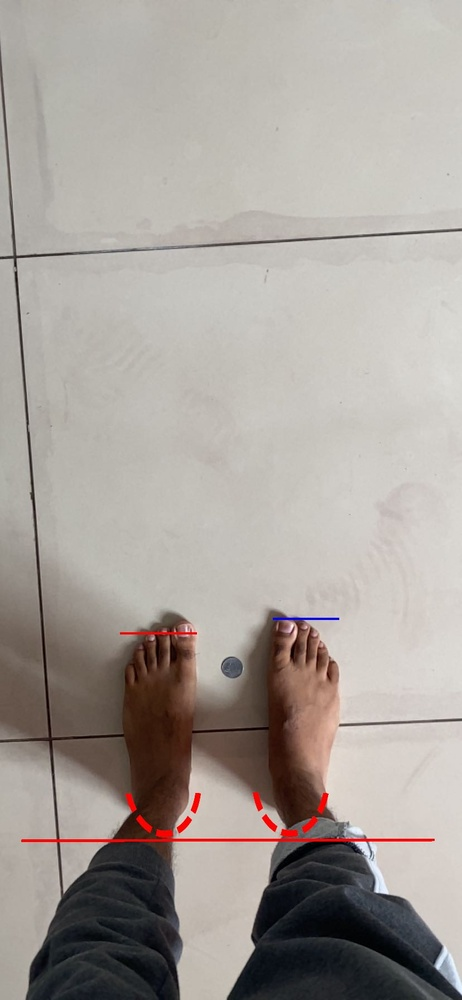
#> input picture size-of-objects/images/floor_coin1.jpg, 462 x 1000 px, shrunk from 828 x 1792 before the run, found by its file name
$ python kumar_code.py
#> lines starting #> are read from the running program, lines starting #| are printed output that depends on the picture
#> further down, image_path is the input picture: shape (1000, 462, 3); mean B, G, R 154.9, 160.6, 167.4
import cv2
import numpy as np
import cv2


def findCircles(image):
    img_gray = cv2.cvtColor(image, cv2.COLOR_BGR2GRAY)
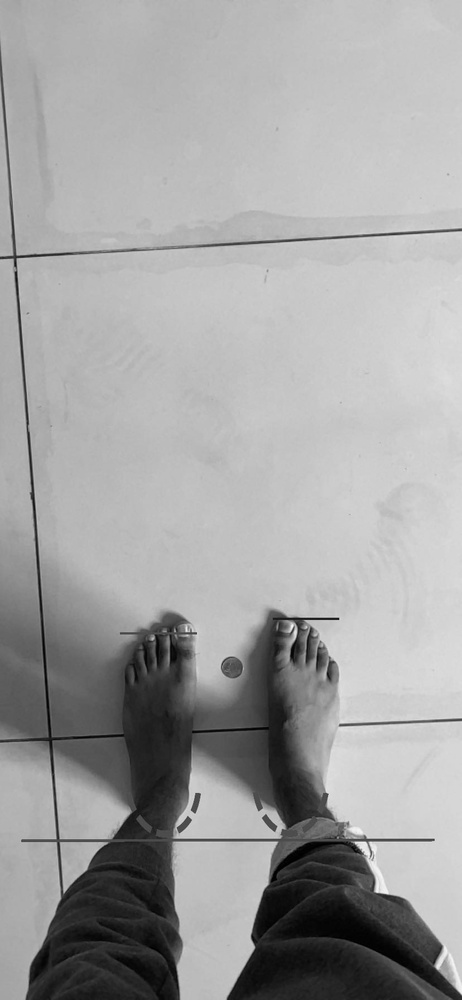
#> img_gray: shape (1000, 462); min 0, max 246, mean 161.9

    img_gray_blur = cv2.medianBlur(img_gray, 5)

    circles = cv2.HoughCircles(img_gray_blur, cv2.HOUGH_GRADIENT, 1.5, 10,
                               param1=100, param2=100, minRadius=25, maxRadius=70)
#> circles = None
    if circles is not None:
        circles = np.uint16(np.around(circles))

        for i in circles[0, :]:
            # draw the outer circle
            cv2.circle(image, (i[0], i[1]), i[2], (255, 0, 0), 2)

            # draw the center of the circle
            cv2.circle(image, (i[0], i[1]), 2, (0, 255, 0), 5)

            cv2.imshow('detected circles', image)
            print('Done')
    return


# Initialize webcam, cap is the object provided by VideoCapture
# It contains a boolean indicating if it was sucessful (ret)
# It also contains the images collected from the webcam (frame)
image_path = cv2.imread('/Users/vaneesh_k/PycharmProjects/Albie_ML/size-of-objects/images/floor_coin1.jpg')

frame = image_path
#    cv2.imshow('Our Live Sketcher', sketch(frame))
findCircles(frame)

# Release camera and close windows
cv2.destroyAllWindows()
